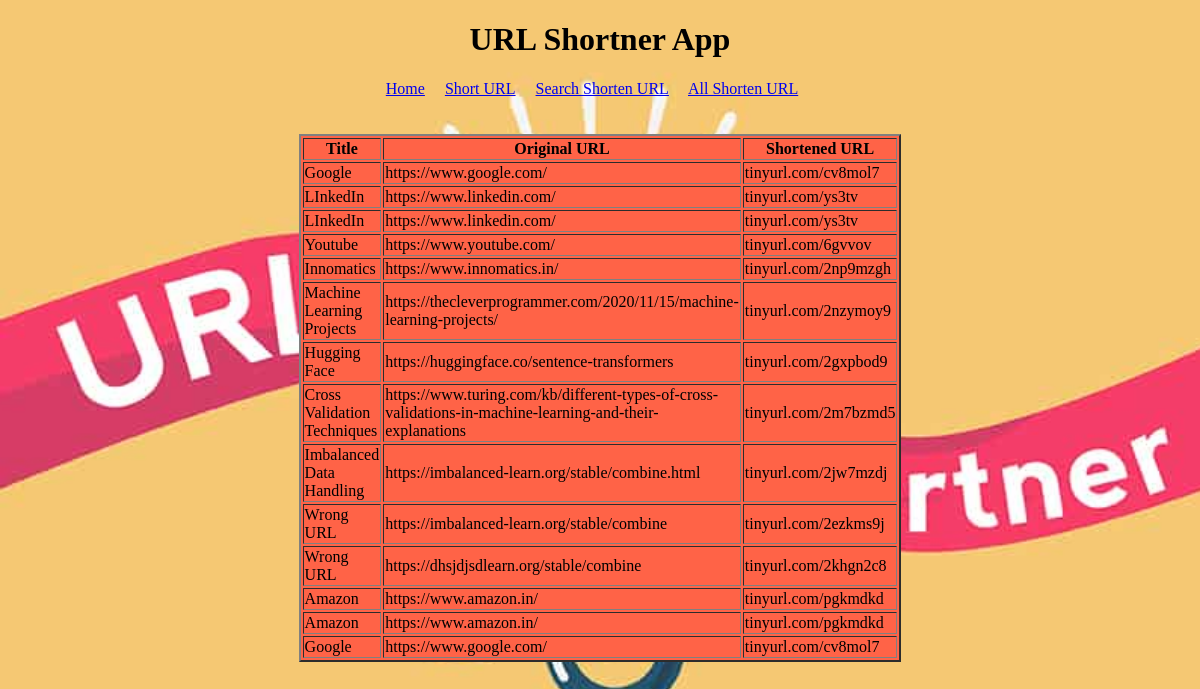
The app's page /history with its own data.
### app.py (models this page shows, shortened)
class URL_Shortner(db.Model):
    __tablename__='short_urls'
    id = db.Column(db.Integer, primary_key = True)
    org_url = db.Column(db.Text)
    title = db.Column(db.Text)
    short_url= db.Column(db.Text)

### app.py (the view)
@app.route('/history')
def history():
    all_url=URL_Shortner.query.all()
    return render_template('history.html', all_url=all_url)

### templates/history.html (shortened to what this page needs)
{% extends "layout.html" %}
{% block body %}
<br><br>
<table border="2" width="50%" align="center" bgcolor="tomato">
    <form action="">
        <tr>
            <th>Title</th>
            <th>Original URL</th>
            <th>Shortened URL</th>
        </tr>
        {% for url in all_url %}
        <tr>
            <td>{{url.title}}</td>
            <td>{{ url.org_url }}</td>
            <td>{{ url.short_url }}</a></td>
        </tr>
        {% endfor %}
</form>
</table>
{% endblock %}

### templates/layout.html (shortened to what this page needs)
<!DOCTYPE html>
<html lang="en">
<head>
</head>
<center>
<body>
    <h1>URL Shortner App</h1>
    <nav>
        <a href="{{ url_for('home') }}" >Home</a>&nbsp;&nbsp;&nbsp;&nbsp;
        <a href="{{ url_for('short_url') }}">Short URL</a>&nbsp;&nbsp;&nbsp;&nbsp;
        <a href="{{ url_for('search') }}">Search Shorten URL</a>&nbsp;&nbsp;&nbsp;&nbsp;
        <a href="{{ url_for('history') }}">All Shorten URL</a>&nbsp;&nbsp;&nbsp;&nbsp;
    </nav>
    {% block body %}{% endblock %}
</body>
</center>
</html>

### records on screen
URL_Shortner: title "Google", org_url "https://www.google.com/", short_url "tinyurl.com/cv8mol7"
URL_Shortner: title "LInkedIn", org_url "https://www.linkedin.com/", short_url "tinyurl.com/ys3tv"
URL_Shortner: title "LInkedIn", org_url "https://www.linkedin.com/", short_url "tinyurl.com/ys3tv"
URL_Shortner: title "Youtube", org_url "https://www.youtube.com/", short_url "tinyurl.com/6gvvov"
URL_Shortner: title "Innomatics", org_url "https://www.innomatics.in/", short_url "tinyurl.com/2np9mzgh"
URL_Shortner: title "Machine Learning Projects", org_url "https://thecleverprogrammer.com/2020/11/15/machine-learning-projects/", short_url "tinyurl.com/2nzymoy9"
URL_Shortner: title "Hugging Face", org_url "https://huggingface.co/sentence-transformers", short_url "tinyurl.com/2gxpbod9"
URL_Shortner: title "Cross Validation Techniques", org_url "https://www.turing.com/kb/different-types-of-cross-validations-in-machine-learning-and-their-explanations", short_url "tinyurl.com/2m7bzmd5"
URL_Shortner: title "Imbalanced Data Handling", org_url "https://imbalanced-learn.org/stable/combine.html", short_url "tinyurl.com/2jw7mzdj"
URL_Shortner: title "Wrong URL", org_url "https://imbalanced-learn.org/stable/combine", short_url "tinyurl.com/2ezkms9j"
URL_Shortner: title "Wrong URL", org_url "https://dhsjdjsdlearn.org/stable/combine", short_url "tinyurl.com/2khgn2c8"
URL_Shortner: title "Amazon", org_url "https://www.amazon.in/", short_url "tinyurl.com/pgkmdkd"
URL_Shortner: title "Amazon", org_url "https://www.amazon.in/", short_url "tinyurl.com/pgkmdkd"
URL_Shortner: title "Google", org_url "https://www.google.com/", short_url "tinyurl.com/cv8mol7"
